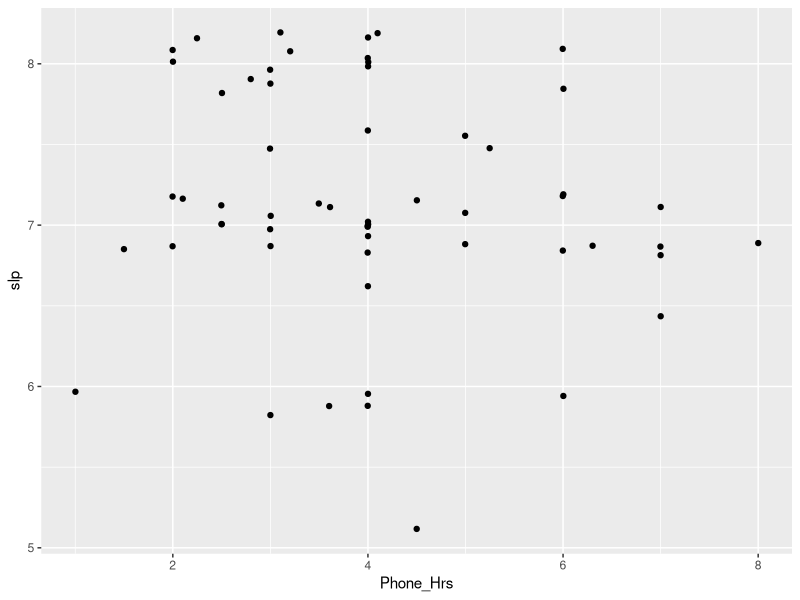

Write R code to recreate this figure.
## ---- chunk 1
library(tidyverse)
OurData <- read.csv('ClassData.csv')
head(OurData)
## ---- chunk 2
ourData2 <- OurData %>%
  mutate(slp=as.numeric(Sleep_Hrs)) %>%
  mutate(Phone_Hrs=as.numeric(Phone_Time))
## ---- chunk 3
ggplot(ourData2,aes(x=Phone_Hrs,y=slp)) + geom_jitter()
## ---- chunk 4
t.test(ourData2$Phone_Hrs)
## ---- chunk 5
ourData3 <- ourData2 %>%
  mutate(Bfast = as.numeric(gsub("\\$",'',Bfast_Amount)))
head(ourData3)
